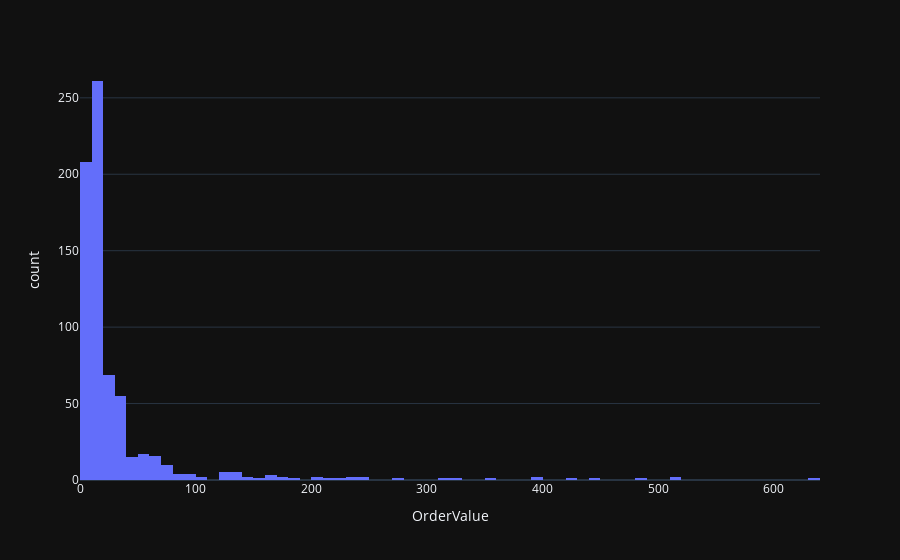

Notebook source saved alongside this figure:
### Code cell
fig = px.histogram(data_frame=df, x = "OrderValue")
fig.show()

### Figure 1 — Plotly figure (JSON) as saved in the notebook; plotly's stock layout.template omitted (floating-point values rounded to 4 significant figures; data arrays with more than 128 entries replaced by an {"elided": "..."} marker saying what was removed)
{"data": [{"alignmentgroup": "True", "bingroup": "x", "hovertemplate": "OrderValue=%{x}<br>count=%{y}<extra></extra>", "legendgroup": "", "marker": {"color": "#636efa", "pattern": {"shape": ""}}, "name": "", "offsetgroup": "", "orientation": "v", "showlegend": false, "type": "histogram", "x": {"elided": "700 float values"}, "xaxis": "x", "yaxis": "y"}], "layout": {"barmode": "relative", "legend": {"tracegroupgap": 0}, "margin": {"t": 60}, "xaxis": {"anchor": "y", "domain": [0, 1], "title": {"text": "OrderValue"}}, "yaxis": {"anchor": "x", "domain": [0, 1], "title": {"text": "count"}}}}
